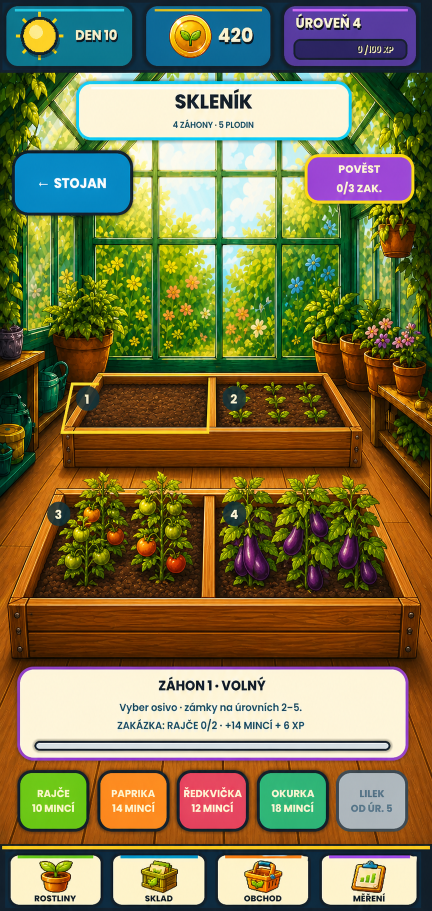
#> input picture docs/visual-proposals/phase150/user-approved-greenhouse-screen-reference-v1.png, 864 x 1821 px (shown at 1/2 size)
$ python build_phase150_greenhouse_assets.py --source ../docs/visual-proposals/phase150/user-approved-greenhouse-screen-reference-v1.png
#> lines starting #> are read from the running program, lines starting #| are printed output that depends on the picture
#!/usr/bin/env python3
"""Build the approved Phase 150 greenhouse integration sources deterministically.

The user-approved screen is preserved byte-for-byte as an immutable reference.
Only its content band is promoted to a canonical runtime master.  The existing
Phase 130 empty greenhouse is registered as a diagnostic clean donor candidate;
it is deliberately *not* called an approved clean plate because the paintings
do not match closely enough.  Likewise, no standalone RGBA crop is emitted from
the flattened RGB target unless an alpha-safe extraction can be proven.
"""

from __future__ import annotations

import argparse
import hashlib
import json
import shutil
import sys
from dataclasses import dataclass
from pathlib import Path

import numpy as np
from PIL import Image, ImageDraw, ImageOps


TOOL_VERSION = 1
SOURCE_SHA256 = "0595991E42929303CAD1B0D033ABE22B16AA927599BE79BC23A0189E09654637"
SOURCE_SIZE = (864, 1821)
CONTENT_CROP_XYXY = (0, 145, 864, 1689)
CONTENT_SIZE = (864, 1544)

REFERENCE_RELATIVE = Path(
    "docs/visual-proposals/phase150/"
    "user-approved-greenhouse-screen-reference-v1.png"
)
CONTENT_REFERENCE_RELATIVE = Path(
    "docs/visual-proposals/phase150/greenhouse-exact-content-target-v1.png"
)
PHASE130_DONOR_RELATIVE = Path(
    "assets/ui/greenhouse/greenhouse_interior_phase130_two_boxes_v1.png"
)
PHASE130_DONOR_SHA256 = "1CD27B4F32B1C7039FDD3CF2CC8903963F01D44A77DBD223BAC85EDE06DF9321"
PHASE130_DONOR_SIZE = (887, 1774)

OUTPUT_ROOT_RELATIVE = Path("assets/ui/visual/phase150/greenhouse")
CANONICAL_NAME = "greenhouse_phase150_canonical_content_v1.png"
REGISTERED_DONOR_NAME = "greenhouse_phase150_registered_clean_donor_candidate_v1.png"
MANIFEST_NAME = "phase150_greenhouse_manifest.json"
QA_DIR_NAME = "qa"


@dataclass(frozen=True)
class Region:
    region_id: str
    kind: str
    full_bbox: tuple[int, int, int, int]
    full_polygon: tuple[tuple[int, int], ...] = ()


REGIONS = (
    Region("rear_box", "visual_box", (123, 744, 628, 191)),
    Region("front_box", "visual_box", (15, 977, 834, 341)),
    Region("bed_1", "functional_bay", (123, 744, 309, 191), ((150, 764), (414, 764), (413, 855), (127, 855))),
    Region("bed_2", "functional_bay", (432, 744, 319, 191), ((432, 764), (704, 764), (746, 855), (432, 855))),
    Region("bed_3", "functional_bay", (15, 977, 414, 341), ((104, 978), (410, 978), (405, 1196), (22, 1196))),
    Region("bed_4", "functional_bay", (429, 977, 420, 341), ((453, 978), (770, 978), (835, 1196), (430, 1196))),
)

# These are measurement envelopes only.  They are never exported as RGBA
# layers because the approved source is flattened RGB and its background does
# not agree with the available clean donor.
DYNAMIC_CANDIDATES = (
    Region("bed_2_seedlings", "candidate_dynamic_crop", (459, 747, 233, 111)),
    Region("bed_3_tomatoes", "candidate_dynamic_crop", (88, 943, 327, 254)),
    Region("bed_4_eggplants", "candidate_dynamic_crop", (451, 951, 361, 247)),
)

BACKGROUND_EVALUATION_RECTS_CONTENT = (
    (275, 145, 330, 435),
    (0, 300, 140, 280),
    (725, 300, 139, 270),
    (0, 790, 864, 40),
    (0, 1170, 864, 15),
)

CANONICAL_STATE = (
    {"bed_index": 0, "stage": "empty", "selected": True},
    {"bed_index": 1, "stage": "needs_water", "crop_visual": "seedlings", "selected": False},
    {"bed_index": 2, "stage": "growing", "crop_id": "cherry_tomato", "selected": False},
    {"bed_index": 3, "stage": "ready", "crop_id": "garden_eggplant", "selected": False},
)


def _sha256(path: Path) -> str:
    digest = hashlib.sha256()
    with path.open("rb") as handle:
        for block in iter(lambda: handle.read(1024 * 1024), b""):
            digest.update(block)
    return digest.hexdigest().upper()


def _relative(path: Path, root: Path) -> str:
    return path.resolve().relative_to(root.resolve()).as_posix()


def _verify_image(path: Path, expected_hash: str, expected_size: tuple[int, int]) -> Image.Image:
    if not path.is_file():
        raise FileNotFoundError(path)
    actual_hash = _sha256(path)
    if actual_hash != expected_hash:
        raise ValueError(f"SHA-256 mismatch for {path}: {actual_hash} != {expected_hash}")
    image = Image.open(path)
#> image is the input picture: PIL image 864x1821 RGB; mean R, G, B 124.9, 117.5, 75
    image.load()
    if image.size != expected_size:
        raise ValueError(f"size mismatch for {path}: {image.size} != {expected_size}")
    return image.convert("RGB")


def _lock_reference(root: Path, source: Path | None) -> Path:
    destination = root / REFERENCE_RELATIVE
    destination.parent.mkdir(parents=True, exist_ok=True)
    if destination.exists():
        _verify_image(destination, SOURCE_SHA256, SOURCE_SIZE)
        if source is not None:
            _verify_image(source, SOURCE_SHA256, SOURCE_SIZE)
        return destination
    if source is None:
        raise FileNotFoundError(
            "immutable Phase150 reference is missing; provide --source for the first run"
        )
    _verify_image(source, SOURCE_SHA256, SOURCE_SIZE)
    shutil.copyfile(source, destination)
    _verify_image(destination, SOURCE_SHA256, SOURCE_SIZE)
    return destination


def _full_to_content_bbox(bbox: tuple[int, int, int, int]) -> tuple[int, int, int, int]:
    x, y, width, height = bbox
    return (x - CONTENT_CROP_XYXY[0], y - CONTENT_CROP_XYXY[1], width, height)


def _full_to_content_point(point: tuple[int, int]) -> tuple[int, int]:
    return (point[0] - CONTENT_CROP_XYXY[0], point[1] - CONTENT_CROP_XYXY[1])


# [31 lines left out: functions _error_metrics, _metric_status, not called in this run]


def _save_rgb(image: Image.Image, path: Path) -> None:
    path.parent.mkdir(parents=True, exist_ok=True)
    image.convert("RGB").save(path, format="PNG", optimize=False, compress_level=9)


# [45 lines left out: functions _geometry_payload, _draw_geometry_overlay, not called in this run]


def _build(root: Path, source: Path | None) -> dict:
    reference_path = _lock_reference(root, source)
    full_reference = _verify_image(reference_path, SOURCE_SHA256, SOURCE_SIZE)
    content = full_reference.crop(CONTENT_CROP_XYXY).convert("RGB")
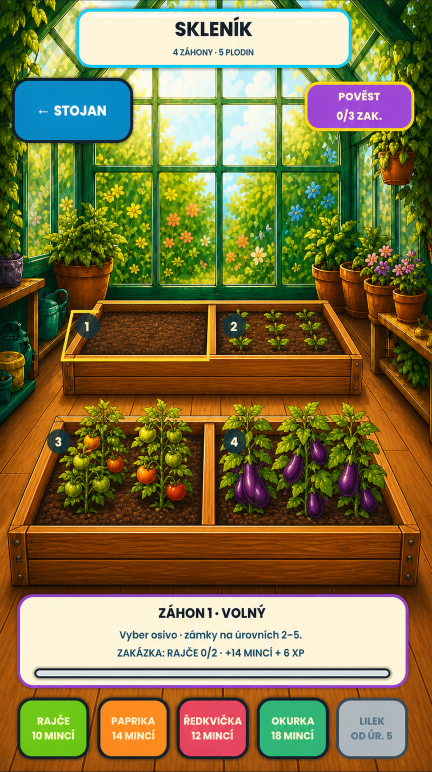
#> content: PIL image 864x1544 RGB (shown at 1/2 size); mean R, G, B 128.9, 117.6, 68.3
    if content.size != CONTENT_SIZE:
        raise AssertionError(f"unexpected content size: {content.size}")

    content_reference_path = root / CONTENT_REFERENCE_RELATIVE
    canonical_path = root / OUTPUT_ROOT_RELATIVE / CANONICAL_NAME
    donor_candidate_path = root / OUTPUT_ROOT_RELATIVE / REGISTERED_DONOR_NAME
    qa_root = root / OUTPUT_ROOT_RELATIVE / QA_DIR_NAME
    manifest_path = root / OUTPUT_ROOT_RELATIVE / MANIFEST_NAME

    _save_rgb(content, content_reference_path)
    canonical_path.parent.mkdir(parents=True, exist_ok=True)
    shutil.copyfile(content_reference_path, canonical_path)

    phase130_path = root / PHASE130_DONOR_RELATIVE
    phase130 = _verify_image(phase130_path, PHASE130_DONOR_SHA256, PHASE130_DONOR_SIZE)
    donor_candidate = ImageOps.fit(
        phase130,
        CONTENT_SIZE,
        method=Image.Resampling.LANCZOS,
        centering=(0.5, 0.5),
    ).convert("RGB")
    _save_rgb(donor_candidate, donor_candidate_path)

    target_array = np.asarray(content, dtype=np.uint8)
    donor_array = np.asarray(donor_candidate, dtype=np.uint8)
    evaluation_mask = np.zeros(CONTENT_SIZE[::-1], dtype=bool)
    for x, y, width, height in BACKGROUND_EVALUATION_RECTS_CONTENT:
        evaluation_mask[y : y + height, x : x + width] = True
    full_metrics = _error_metrics(target_array, donor_array)
    background_metrics = _error_metrics(target_array, donor_array, evaluation_mask)
    donor_status = _metric_status(background_metrics)

    candidate_metrics = []
    for region in DYNAMIC_CANDIDATES:
        x, y, width, height = _full_to_content_bbox(region.full_bbox)
        patch_metrics = _error_metrics(
            target_array[y : y + height, x : x + width],
            donor_array[y : y + height, x : x + width],
        )
        candidate_metrics.append(
            {
                **_geometry_payload(region),
                "target_vs_registered_donor": patch_metrics,
                "standalone_rgba_emitted": False,
                "qa_status": "FAILED",
                "reason": "flattened RGB target plus failed clean-donor similarity cannot prove an alpha-safe silhouette",
            }
        )

    qa_root.mkdir(parents=True, exist_ok=True)
    geometry_overlay_path = qa_root / "phase150_geometry_overlay.png"
    _draw_geometry_overlay(content, geometry_overlay_path)
    absolute_delta = np.abs(target_array.astype(np.int16) - donor_array.astype(np.int16))
    heat = np.max(absolute_delta, axis=2).astype(np.uint8)
    heat_rgb = np.stack(
        [heat, np.clip(heat.astype(np.int16) * 2, 0, 255).astype(np.uint8), np.zeros_like(heat)],
        axis=2,
    )
    heatmap_path = qa_root / "phase150_registered_donor_difference_heatmap.png"
    _save_rgb(Image.fromarray(heat_rgb, mode="RGB"), heatmap_path)

    content_hash = _sha256(content_reference_path)
    canonical_hash = _sha256(canonical_path)
    donor_hash = _sha256(donor_candidate_path)
    canonical_exact = content_reference_path.read_bytes() == canonical_path.read_bytes()
    manifest = {
        "schema": "phase150_greenhouse_assets_v1",
        "tool_version": TOOL_VERSION,
        "deterministic": True,
        "coordinate_space": {
            "full_screen_size": list(SOURCE_SIZE),
            "content_crop_xyxy": list(CONTENT_CROP_XYXY),
            "content_size": list(CONTENT_SIZE),
            "bbox_format": "x_y_width_height",
            "mapping_policy": "map all runtime geometry through normalized content coordinates",
        },
        "sources": {
            "user_approved_full_reference": {
                "path": _relative(reference_path, root),
                "sha256": SOURCE_SHA256,
                "size": list(SOURCE_SIZE),
                "mode": "RGB",
                "immutable": True,
                "approval": "APPROVED_BY_USER_2026-08-25",
            },
            "content_reference": {
                "path": _relative(content_reference_path, root),
                "sha256": content_hash,
                "size": list(CONTENT_SIZE),
                "mode": "RGB",
                "immutable": True,
            },
            "phase130_clean_donor": {
                "path": _relative(phase130_path, root),
                "sha256": PHASE130_DONOR_SHA256,
                "size": list(PHASE130_DONOR_SIZE),
                "mode": "RGB",
                "immutable": True,
            },
        },
        "canonical_content_master": {
            "output": _relative(canonical_path, root),
            "output_sha256": canonical_hash,
            "mode": "RGB",
            "size": list(CONTENT_SIZE),
            "byte_exact_content_reference_copy": canonical_exact,
            "coverage": {
                "status": "PASSED" if canonical_exact else "FAILED",
                "mean_abs_error": 0.0 if canonical_exact else None,
                "rgb_rmse": 0.0 if canonical_exact else None,
                "max_channel_error": 0 if canonical_exact else None,
                "exact_pixel_ratio": 1.0 if canonical_exact else 0.0,
            },
            "canonical_state": list(CANONICAL_STATE),
            "baked_elements": [
                "location_title_and_subtitle",
                "rack_return_button",
                "reputation_panel",
                "two_raised_growing_boxes",
                "four_bay_number_badges",
                "selected_bed_status_card",
                "five_crop_choice_buttons",
                "bed_2_seedlings",
                "bed_3_tomatoes",
                "bed_4_eggplants",
            ],
        },
        "geometry": {
            "visual_box_count": 2,
            "functional_bay_count": 4,
            "bays_per_box": 2,
            "regions": [_geometry_payload(region) for region in REGIONS],
            "bed_number_badge_centers_full": [[175, 800], [468, 800], [116, 1028], [469, 1028]],
            "bed_number_badge_centers_content": [[175, 655], [468, 655], [116, 883], [469, 883]],
            "soil_baseline_y_full": [855, 855, 1196, 1196],
            "soil_baseline_y_content": [710, 710, 1051, 1051],
        },
        "registered_clean_donor_candidate": {
            "output": _relative(donor_candidate_path, root),
            "output_sha256": donor_hash,
            "mode": "RGB",
            "size": list(CONTENT_SIZE),
            "registration": "PIL_ImageOps.fit_LANCZOS_center_0.5_0.5_to_864x1544",
            "full_frame_metrics": full_metrics,
            "background_evaluation_rects_content": [list(rect) for rect in BACKGROUND_EVALUATION_RECTS_CONTENT],
            "background_evaluation_metrics": background_metrics,
            "qa_thresholds": {
                "mean_abs_error_max": 8.0,
                "rgb_rmse_max": 20.0,
                "ratio_pixels_over_12_max": 0.08,
            },
            "qa_status": donor_status,
            "integration_authorized_as_clean_plate": donor_status == "PASSED",
        },
        "clean_plate": {
            "status": "FAILED",
            "output": None,
            "reason": "the only object-free donor fails target-style and pixel-similarity thresholds; exporting it as the approved clean plate would be misleading",
        },
        "standalone_dynamic_rgba_layers": {
            "status": "FAILED",
            "emitted_count": 0,
            "policy": "do not emit target crops as RGBA unless target background can be removed against a sufficiently matching clean plate",
            "candidates": candidate_metrics,
        },
        "qa_outputs": {
            "geometry_overlay": {
                "path": _relative(geometry_overlay_path, root),
                "sha256": _sha256(geometry_overlay_path),
            },
            "registered_donor_difference_heatmap": {
                "path": _relative(heatmap_path, root),
                "sha256": _sha256(heatmap_path),
            },
        },
    }
    manifest_path.parent.mkdir(parents=True, exist_ok=True)
    manifest_path.write_text(json.dumps(manifest, ensure_ascii=False, indent=2) + "\n", encoding="utf-8")
    return manifest


def main() -> int:
    parser = argparse.ArgumentParser(description=__doc__)
    parser.add_argument("--root", type=Path, default=Path(__file__).resolve().parents[1])
    parser.add_argument("--source", type=Path, default=None)
    args = parser.parse_args()
    try:
        manifest = _build(args.root.resolve(), args.source.resolve() if args.source else None)
    except Exception as error:  # deterministic CLI boundary
        print(f"PHASE150_ASSET_BUILD=FAILED: {error}", file=sys.stderr)
        return 1
    canonical = manifest["canonical_content_master"]
    donor = manifest["registered_clean_donor_candidate"]
    print(f"PHASE150_REFERENCE_SHA256={SOURCE_SHA256}")
    print(f"PHASE150_CONTENT_SHA256={canonical['output_sha256']}")
    print(f"PHASE150_CANONICAL_COVERAGE={canonical['coverage']['status']}")
    print(f"PHASE150_CLEAN_PLATE={manifest['clean_plate']['status']}")
    print(f"PHASE150_REGISTERED_DONOR_QA={donor['qa_status']}")
    print(f"PHASE150_DYNAMIC_RGBA={manifest['standalone_dynamic_rgba_layers']['status']}")
    print("PHASE150_ASSET_BUILD=PASSED")
    return 0


if __name__ == "__main__":
#> (the run stopped early here; a loop or call above may not have finished)
